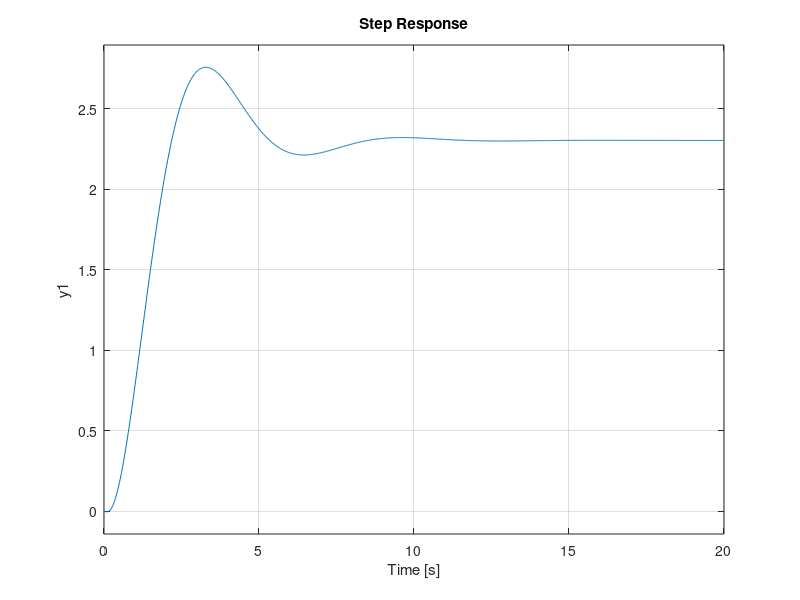

The MATLAB script that drew this image: (Note: this script raises an error after producing the figure.)
clc;
clear;
close all;

numerator = [-0.0699 0 24.5004];
denominator = [1 24.0559 206.2820 0.0029 -132.4021];

sys = tf(numerator, denominator);
numeratorld = [1 0.84];
denominatorld = [1 2.14];
num1=24.3385.*numeratorld;
Gld=tf(num1,denominatorld);


systotal=series(Gld,sys);
systotal2=feedback(systotal,1);

step(systotal2);
stepinfo(systotal2)

%rlocus(systotal);
%controlSystemDesigner(systotal);


